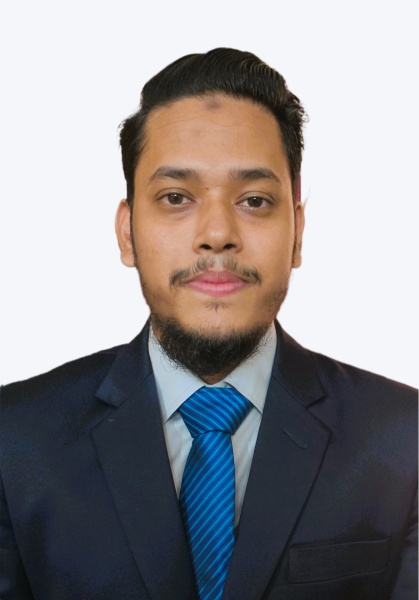
#> input picture Phase_02/01_opencv/Phase_08_Face_&_Object_Detection/habib.png, 419 x 600 px
$ jupyter execute app.ipynb
#> lines starting #> are read from the running program, lines starting #| are printed output that depends on the picture; after the words box and inside, x2 and y2 are one past the last pixel; in counts of white or black regions, pixels touching at a corner belong together
[cell 1]
import cv2
import os
import sys

# 1. Load the pre-trained face cascade classifier using OpenCV's built-in path
cascade_path = cv2.data.haarcascades + "haarcascade_frontalface_default.xml"
face_cascade = cv2.CascadeClassifier(cascade_path)

if face_cascade.empty():
    print("Error: Could not load the Haar Cascade XML file.")
    sys.exit()

# 2. Specify the test image name
image_name = "habib.png"  # Change this if your image has a different name

# Check if the image file actually exists in the folder
if not os.path.exists(image_name):
    print(f"Error: '{image_name}' not found in the current directory.")
    print("Please place a face image in this folder and name it 'test_face.jpg'.")
    sys.exit()

# 3. Read the image
frame = cv2.imread(image_name)
#> frame is the input picture: shape (600, 419, 3); mean B, G, R 144.1, 142.2, 144.5

# 4. Convert to grayscale
gray = cv2.cvtColor(frame, cv2.COLOR_BGR2GRAY)
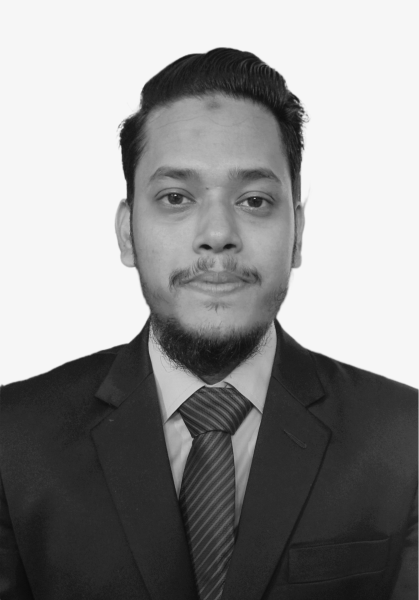
#> gray: shape (600, 419); min 10, max 246, mean 143.1

# 5. Detect faces
# 1.1 - scale factor, 7 - minNeighbors
faces = face_cascade.detectMultiScale(gray, 1.1, 7)
#> faces = [[110, 111, 215, 215]]

print(f"Success! Detected {len(faces)} face(s) in the image.")
#| Success! Detected 1 face(s) in the image.

# 6. Draw rectangles around the detected faces
for x, y, w, h in faces:
    cv2.rectangle(frame, (x, y), (x + w, y + h), (255, 0, 0), 2)
#> this loop made 1 pass
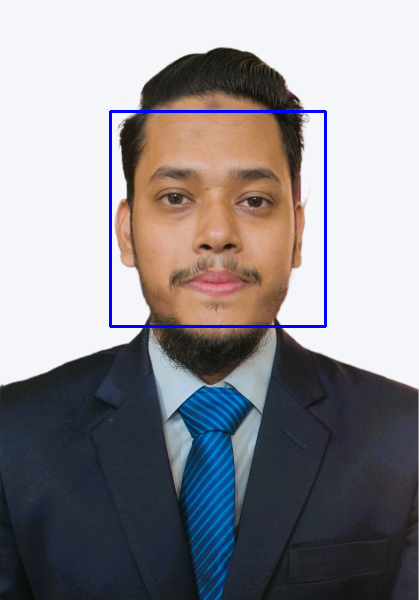
#> frame: shape (600, 419, 3); 1.02% of pixels changed, all inside (x1, y1, x2, y2) = (109, 110, 327, 328)

# 7. Display the final image
cv2.imshow("Face Detection Test", frame)

# Wait until any key is pressed, then close the window
print("Press any key on the image window to close it...")
cv2.waitKey(0)
cv2.destroyAllWindows()

cv2.imwrite("detected_faces.jpg", frame)  # Save the image with detected faces
#> Out = True
